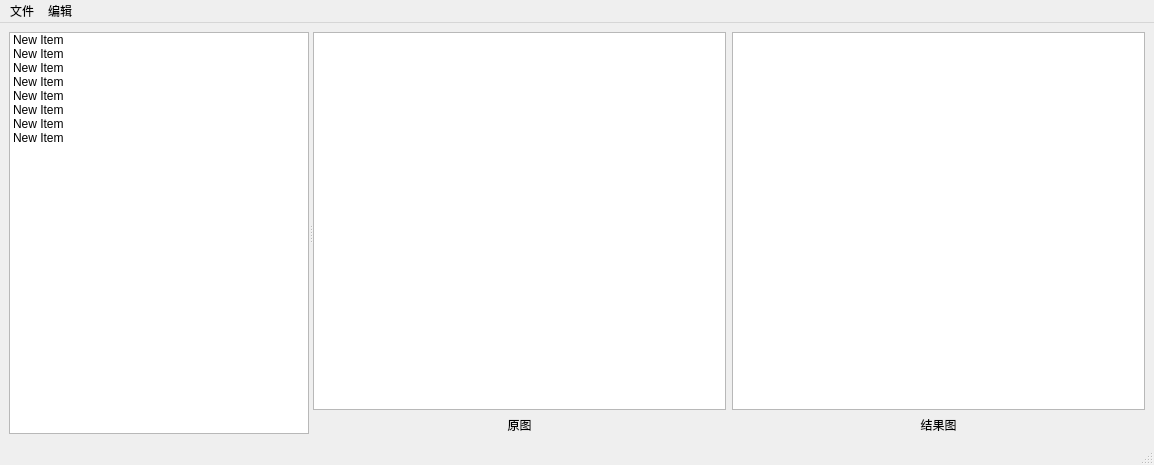
<?xml version="1.0" encoding="UTF-8"?>
<ui version="4.0">
 <class>MainWindow</class>
 <widget class="QMainWindow" name="MainWindow">
  <property name="geometry">
   <rect>
    <x>0</x>
    <y>0</y>
    <width>1154</width>
    <height>465</height>
   </rect>
  </property>
  <property name="windowTitle">
   <string>图片处理软件</string>
  </property>
  <widget class="QWidget" name="centralwidget">
   <layout class="QGridLayout" name="gridLayout">
    <item row="0" column="0">
     <widget class="QSplitter" name="splitter_3">
      <property name="orientation">
       <enum>Qt::Horizontal</enum>
      </property>
      <widget class="QListWidget" name="listWidget">
       <property name="minimumSize">
        <size>
         <width>50</width>
         <height>0</height>
        </size>
       </property>
       <property name="maximumSize">
        <size>
         <width>300</width>
         <height>16777215</height>
        </size>
       </property>
       <property name="contextMenuPolicy">
        <enum>Qt::CustomContextMenu</enum>
       </property>
       <item>
        <property name="text">
         <string>New Item</string>
        </property>
       </item>
       <item>
        <property name="text">
         <string>New Item</string>
        </property>
       </item>
       <item>
        <property name="text">
         <string>New Item</string>
        </property>
       </item>
       <item>
        <property name="text">
         <string>New Item</string>
        </property>
       </item>
       <item>
        <property name="text">
         <string>New Item</string>
        </property>
       </item>
       <item>
        <property name="text">
         <string>New Item</string>
        </property>
       </item>
       <item>
        <property name="text">
         <string>New Item</string>
        </property>
       </item>
       <item>
        <property name="text">
         <string>New Item</string>
        </property>
       </item>
      </widget>
      <widget class="QSplitter" name="splitter_2">
       <property name="orientation">
        <enum>Qt::Horizontal</enum>
       </property>
       <widget class="QSplitter" name="splitter">
        <property name="orientation">
         <enum>Qt::Horizontal</enum>
        </property>
        <widget class="QWidget" name="layoutWidget">
         <layout class="QHBoxLayout" name="horizontalLayout">
          <item>
           <layout class="QVBoxLayout" name="verticalLayout_left">
            <item>
             <layout class="QVBoxLayout" name="left_layout">
              <item>
               <widget class="QGraphicsView" name="left_keep"/>
              </item>
             </layout>
            </item>
            <item>
             <widget class="QLabel" name="label">
              <property name="text">
               <string>原图</string>
              </property>
              <property name="alignment">
               <set>Qt::AlignCenter</set>
              </property>
             </widget>
            </item>
           </layout>
          </item>
          <item>
           <layout class="QVBoxLayout" name="verticalLayout_right">
            <item>
             <layout class="QVBoxLayout" name="right_layout">
              <item>
               <widget class="QGraphicsView" name="right_keep"/>
              </item>
             </layout>
            </item>
            <item>
             <widget class="QLabel" name="label_2">
              <property name="text">
               <string>结果图</string>
              </property>
              <property name="alignment">
               <set>Qt::AlignCenter</set>
              </property>
             </widget>
            </item>
           </layout>
          </item>
         </layout>
        </widget>
       </widget>
      </widget>
     </widget>
    </item>
   </layout>
  </widget>
  <widget class="QMenuBar" name="menubar">
   <property name="geometry">
    <rect>
     <x>0</x>
     <y>0</y>
     <width>1154</width>
     <height>26</height>
    </rect>
   </property>
   <widget class="QMenu" name="menuFile">
    <property name="title">
     <string>文件</string>
    </property>
    <addaction name="picture_import"/>
    <addaction name="save_result"/>
   </widget>
   <widget class="QMenu" name="menuEdit">
    <property name="title">
     <string>编辑</string>
    </property>
    <widget class="QMenu" name="image_denoising">
     <property name="title">
      <string>图像去噪</string>
     </property>
     <addaction name="mean_denoising"/>
     <addaction name="gauss_denoising"/>
    </widget>
    <widget class="QMenu" name="correct_fusion">
     <property name="title">
      <string>纠偏融合</string>
     </property>
     <addaction name="spacePyramid_fusion"/>
     <addaction name="deep_fusion"/>
    </widget>
    <addaction name="image_denoising"/>
    <addaction name="correct_fusion"/>
   </widget>
   <addaction name="menuFile"/>
   <addaction name="menuEdit"/>
  </widget>
  <widget class="QStatusBar" name="statusbar"/>
  <action name="picture_import">
   <property name="text">
    <string>导入图像集</string>
   </property>
   <property name="shortcut">
    <string>Shift+O</string>
   </property>
  </action>
  <action name="save_result">
   <property name="text">
    <string>导出结果图</string>
   </property>
   <property name="shortcut">
    <string>Shift+S</string>
   </property>
  </action>
  <action name="mean_denoising">
   <property name="text">
    <string>均值去噪</string>
   </property>
   <property name="toolTip">
    <string>均值去噪</string>
   </property>
   <property name="shortcut">
    <string>Shift+J</string>
   </property>
  </action>
  <action name="gauss_denoising">
   <property name="text">
    <string>高斯去噪</string>
   </property>
   <property name="shortcut">
    <string>Shift+G</string>
   </property>
  </action>
  <action name="spacePyramid_fusion">
   <property name="text">
    <string>空间金字塔融合</string>
   </property>
   <property name="toolTip">
    <string>空间金字塔融合</string>
   </property>
   <property name="shortcut">
    <string>Shift+T</string>
   </property>
  </action>
  <action name="deep_fusion">
   <property name="text">
    <string>深度融合</string>
   </property>
   <property name="toolTip">
    <string>深度融合</string>
   </property>
   <property name="shortcut">
    <string>Shift+D</string>
   </property>
  </action>
 </widget>
 <resources/>
 <connections/>
</ui>
